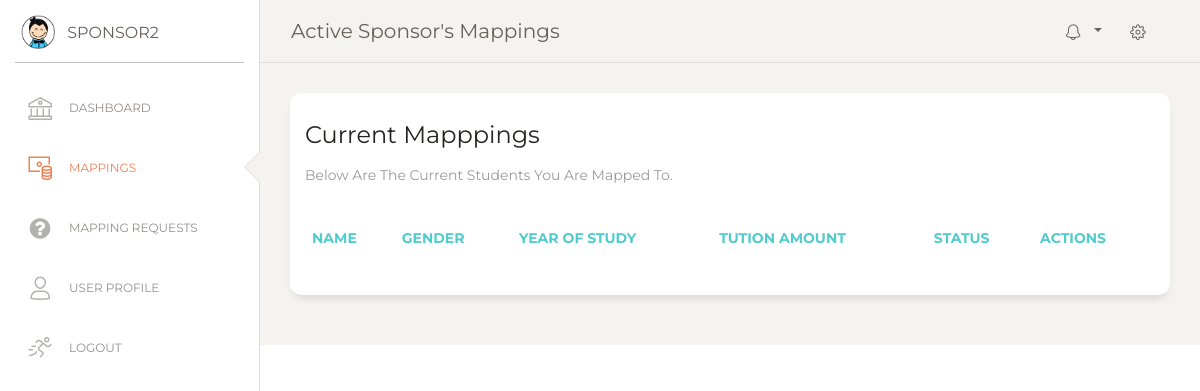
Before: /mappings/ (signed in) with the older database file.
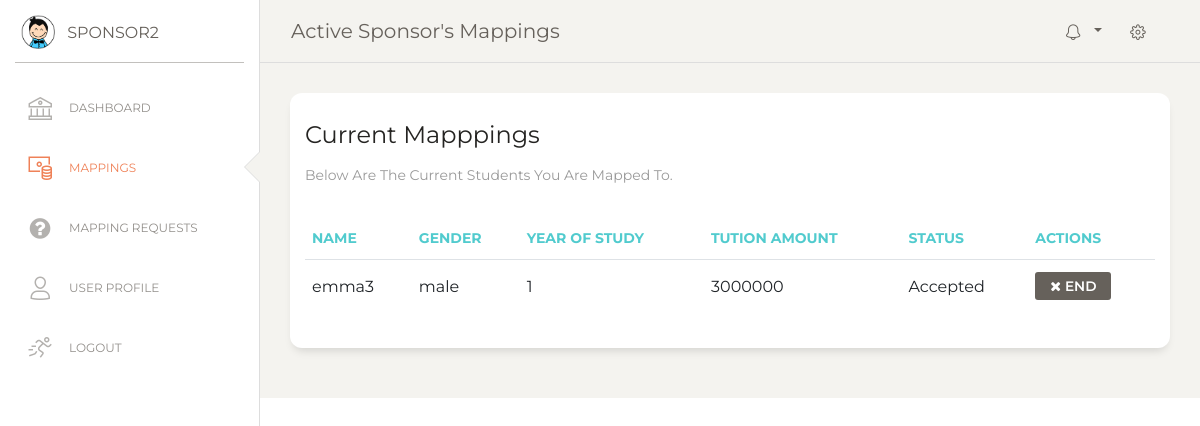
After: the same page with the newer database file.
### u_educ_site/models.py (models this page shows, shortened)
class Mappings(models.Model):
    STATUS = (
        ('Pending', 'Pending'),
        ('Accepted', 'Accepted'),
        ('Rejected', 'Rejected'),
    )
    sponsor = models.ForeignKey(User, on_delete=models.CASCADE)
    studentFullName = models.CharField(max_length=500)
    studentEmail = models.EmailField()
    studentGender = models.TextField(max_length=15, blank=True)
    yearOfStudy = models.CharField(max_length=10, blank=True)
    tuitionAmountPerSemester = models.CharField(max_length=20, blank=True)
    status = models.CharField(max_length=200, null=True, choices=STATUS)

### u_educ_site/views.py (the view)
# urls.py: path('mappings/', views.mappings, name='mappings'),
@login_required(login_url='/login')
def mappings(request):
    active_mappings = Mappings.objects.filter(sponsor=request.user, status='Accepted')
    context = {
        'active_mappings': active_mappings,
        'page_title': "Active Sponsor's Mappings",
    }
    return render(request, "mappings.html", context)

### templates/mappings.html
{% extends 'base.html' %}
{% load static %}
{% block content %}
<div class="main-panel">
    <div class="content">
        <div class="row">
          <div class="col-md-12">
            <div class="card">
              <div class="card-header">
                <h4 class="card-title"> Current Mapppings</h4>
                <p class="card-category"> Below are the current students you are mapped to.</p>
              </div>
              <div class="card-body">
                <div class="table-responsive">
                    <table class="table">
                        <thead class="text-primary">
                            <tr>
                                <th>Name</th>
                                <th>Gender</th>
                                <th>Year Of Study</th>
                                <th>Tution Amount</th>
                                <th>Status</th>
                                <th>Actions</th>
                            </tr>
                        </thead>
                        <tbody>
                            {% for mapping in active_mappings %}
                            <tr>
                                <td>{{ mapping.studentFullName }}</td>
                                <td>{{ mapping.studentGender }}</td>
                                <td>{{ mapping.yearOfStudy }}</td>
                                <td>{{ mapping.tuitionAmountPerSemester }}</td>
                                <td>{{ mapping.status }}</td>
                                <td>
                                    <a href="{% url 'end_mapping' mapping.id %}"><button class="btn btn-dark btn-sm"><i class="fa fa-close"></i> End</button></a>
                                </td>
                            </tr>
                            {% endfor %}
                        </tbody>
                    </table>
                </div>
            </div>
            </div>
          </div>
        </div>
      </div>
</div>
{% endblock %}

Changed rows visible on the page:
now on this page (row edited): Mappings: studentFullName "emma3", studentGender "male", yearOfStudy "1", tuitionAmountPerSemester "3000000", status "Accepted"
